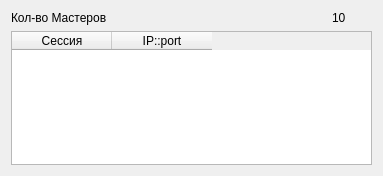
<?xml version="1.0" encoding="UTF-8"?>
<ui version="4.0">
 <class>SuperServerFormClass</class>
 <widget class="QWidget" name="SuperServerFormClass">
  <property name="geometry">
   <rect>
    <x>0</x>
    <y>0</y>
    <width>383</width>
    <height>176</height>
   </rect>
  </property>
  <property name="windowTitle">
   <string>Form</string>
  </property>
  <layout class="QGridLayout" name="gridLayout">
   <item row="0" column="0">
    <widget class="QLabel" name="lCountClient">
     <property name="text">
      <string>Кол-во Мастеров</string>
     </property>
    </widget>
   </item>
   <item row="0" column="1">
    <widget class="QLabel" name="lCount">
     <property name="maximumSize">
      <size>
       <width>40</width>
       <height>16777215</height>
      </size>
     </property>
     <property name="text">
      <string>10</string>
     </property>
    </widget>
   </item>
   <item row="1" column="0" colspan="2">
    <widget class="QTableWidget" name="table">
     <column>
      <property name="text">
       <string>Сессия</string>
      </property>
     </column>
     <column>
      <property name="text">
       <string>IP::port</string>
      </property>
     </column>
    </widget>
   </item>
  </layout>
 </widget>
 <resources/>
 <connections/>
</ui>
